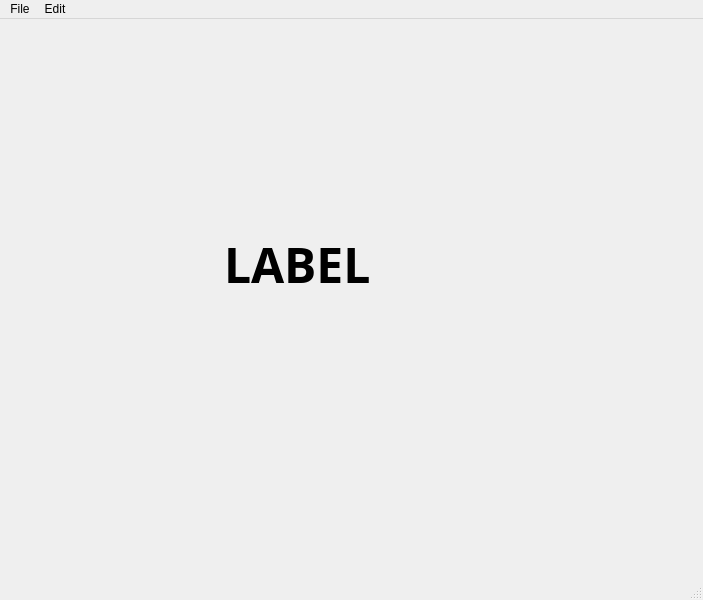
<?xml version="1.0" encoding="UTF-8"?>
<ui version="4.0">
 <class>MainWindow</class>
 <widget class="QMainWindow" name="MainWindow">
  <property name="geometry">
   <rect>
    <x>0</x>
    <y>0</y>
    <width>703</width>
    <height>600</height>
   </rect>
  </property>
  <property name="windowTitle">
   <string>MainWindow</string>
  </property>
  <widget class="QWidget" name="centralwidget">
   <widget class="QLabel" name="label">
    <property name="geometry">
     <rect>
      <x>224</x>
      <y>170</y>
      <width>381</width>
      <height>151</height>
     </rect>
    </property>
    <property name="font">
     <font>
      <family>Arial Black</family>
      <pointsize>36</pointsize>
      <weight>75</weight>
      <bold>true</bold>
     </font>
    </property>
    <property name="text">
     <string>LABEL</string>
    </property>
   </widget>
  </widget>
  <widget class="QMenuBar" name="menubar">
   <property name="geometry">
    <rect>
     <x>0</x>
     <y>0</y>
     <width>703</width>
     <height>26</height>
    </rect>
   </property>
   <widget class="QMenu" name="menuFile">
    <property name="title">
     <string>File</string>
    </property>
    <addaction name="actionNew"/>
    <addaction name="actionSave"/>
   </widget>
   <widget class="QMenu" name="menuEdit">
    <property name="title">
     <string>Edit</string>
    </property>
    <addaction name="actionCopy"/>
    <addaction name="actionPaste"/>
   </widget>
   <addaction name="menuFile"/>
   <addaction name="menuEdit"/>
  </widget>
  <widget class="QStatusBar" name="statusbar"/>
  <action name="actionNew">
   <property name="text">
    <string>New</string>
   </property>
   <property name="statusTip">
    <string>Create a New File</string>
   </property>
   <property name="shortcut">
    <string>Ctrl+N</string>
   </property>
  </action>
  <action name="actionCopy">
   <property name="text">
    <string>Copy</string>
   </property>
   <property name="statusTip">
    <string>Copies a file </string>
   </property>
   <property name="shortcut">
    <string>Ctrl+C</string>
   </property>
  </action>
  <action name="actionPaste">
   <property name="text">
    <string>Paste</string>
   </property>
   <property name="statusTip">
    <string>Pastes a file</string>
   </property>
   <property name="shortcut">
    <string>Ctrl+V</string>
   </property>
  </action>
  <action name="actionSave">
   <property name="text">
    <string>Save</string>
   </property>
   <property name="statusTip">
    <string>Saves a file</string>
   </property>
   <property name="shortcut">
    <string>Ctrl+S</string>
   </property>
  </action>
 </widget>
 <resources/>
 <connections/>
</ui>
